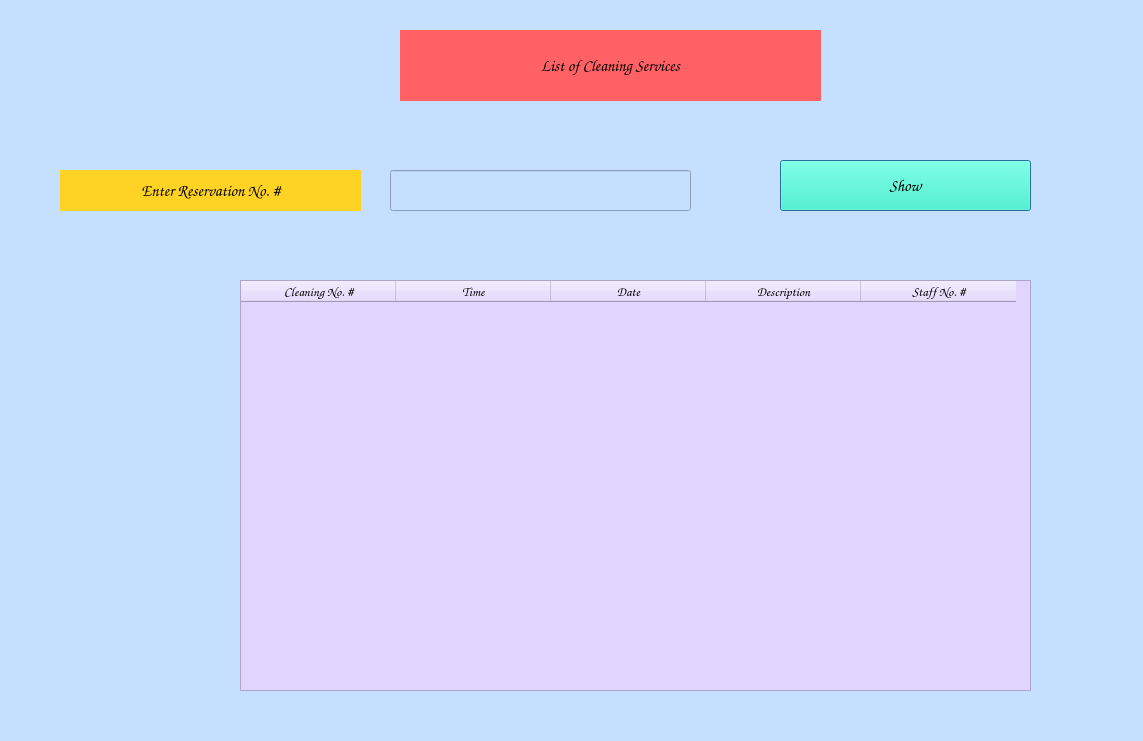
<?xml version="1.0" encoding="UTF-8"?>
<ui version="4.0">
 <class>cleaning_service_reservation_window</class>
 <widget class="QDialog" name="cleaning_service_reservation_window">
  <property name="geometry">
   <rect>
    <x>0</x>
    <y>0</y>
    <width>1143</width>
    <height>741</height>
   </rect>
  </property>
  <property name="cursor">
   <cursorShape>ClosedHandCursor</cursorShape>
  </property>
  <property name="windowTitle">
   <string>cleaning_service_reservation</string>
  </property>
  <property name="styleSheet">
   <string notr="true">background-color: rgb(197, 223, 255);</string>
  </property>
  <widget class="QLabel" name="cleaning_service_Header_L">
   <property name="geometry">
    <rect>
     <x>400</x>
     <y>30</y>
     <width>421</width>
     <height>71</height>
    </rect>
   </property>
   <property name="font">
    <font>
     <family>Comic Sans MS</family>
     <pointsize>12</pointsize>
     <weight>75</weight>
     <bold>true</bold>
    </font>
   </property>
   <property name="cursor">
    <cursorShape>PointingHandCursor</cursorShape>
   </property>
   <property name="styleSheet">
    <string notr="true">background-color: rgb(255, 97, 100);</string>
   </property>
   <property name="text">
    <string>List of Cleaning Services</string>
   </property>
   <property name="alignment">
    <set>Qt::AlignCenter</set>
   </property>
   <property name="margin">
    <number>1</number>
   </property>
  </widget>
  <widget class="QPushButton" name="cleaning_service_reservation_show_PB">
   <property name="geometry">
    <rect>
     <x>780</x>
     <y>160</y>
     <width>251</width>
     <height>51</height>
    </rect>
   </property>
   <property name="font">
    <font>
     <family>Comic Sans MS</family>
     <pointsize>12</pointsize>
     <weight>75</weight>
     <bold>true</bold>
    </font>
   </property>
   <property name="cursor">
    <cursorShape>PointingHandCursor</cursorShape>
   </property>
   <property name="styleSheet">
    <string notr="true">background-color: rgb(37, 255, 201);</string>
   </property>
   <property name="text">
    <string>Show</string>
   </property>
  </widget>
  <widget class="QLabel" name="cleaning_service_reservation_id_L">
   <property name="geometry">
    <rect>
     <x>60</x>
     <y>170</y>
     <width>301</width>
     <height>41</height>
    </rect>
   </property>
   <property name="font">
    <font>
     <family>Comic Sans MS</family>
     <pointsize>12</pointsize>
     <weight>75</weight>
     <bold>true</bold>
    </font>
   </property>
   <property name="cursor">
    <cursorShape>ClosedHandCursor</cursorShape>
   </property>
   <property name="styleSheet">
    <string notr="true">background-color: rgb(255, 211, 35);</string>
   </property>
   <property name="text">
    <string>Enter Reservation No. #</string>
   </property>
   <property name="alignment">
    <set>Qt::AlignCenter</set>
   </property>
   <property name="margin">
    <number>1</number>
   </property>
  </widget>
  <widget class="QLineEdit" name="cleaning_service_reservation_id_LE">
   <property name="geometry">
    <rect>
     <x>390</x>
     <y>170</y>
     <width>301</width>
     <height>41</height>
    </rect>
   </property>
   <property name="font">
    <font>
     <family>Comic Sans MS</family>
     <pointsize>12</pointsize>
     <weight>75</weight>
     <bold>true</bold>
    </font>
   </property>
   <property name="cursor">
    <cursorShape>PointingHandCursor</cursorShape>
   </property>
  </widget>
  <widget class="QTableWidget" name="cleaning_service_reservation_TableWidget">
   <property name="geometry">
    <rect>
     <x>240</x>
     <y>280</y>
     <width>791</width>
     <height>411</height>
    </rect>
   </property>
   <property name="cursor" stdset="0">
    <cursorShape>ClosedHandCursor</cursorShape>
   </property>
   <property name="styleSheet">
    <string notr="true">background-color: rgb(225, 212, 255);</string>
   </property>
   <attribute name="horizontalHeaderDefaultSectionSize">
    <number>155</number>
   </attribute>
   <column>
    <property name="text">
     <string>Cleaning No. #</string>
    </property>
    <property name="font">
     <font>
      <family>Comic Sans MS</family>
      <pointsize>10</pointsize>
      <weight>75</weight>
      <bold>true</bold>
     </font>
    </property>
    <property name="textAlignment">
     <set>AlignCenter</set>
    </property>
    <property name="background">
     <color>
      <red>120</red>
      <green>105</green>
      <blue>110</blue>
     </color>
    </property>
    <property name="foreground">
     <brush brushstyle="SolidPattern">
      <color alpha="255">
       <red>0</red>
       <green>0</green>
       <blue>0</blue>
      </color>
     </brush>
    </property>
   </column>
   <column>
    <property name="text">
     <string>Time</string>
    </property>
    <property name="font">
     <font>
      <family>Comic Sans MS</family>
      <pointsize>10</pointsize>
      <weight>75</weight>
      <bold>true</bold>
     </font>
    </property>
    <property name="textAlignment">
     <set>AlignCenter</set>
    </property>
   </column>
   <column>
    <property name="text">
     <string>Date</string>
    </property>
    <property name="font">
     <font>
      <family>Comic Sans MS</family>
      <pointsize>10</pointsize>
      <weight>75</weight>
      <bold>true</bold>
     </font>
    </property>
    <property name="textAlignment">
     <set>AlignCenter</set>
    </property>
   </column>
   <column>
    <property name="text">
     <string>Description</string>
    </property>
    <property name="font">
     <font>
      <family>Comic Sans MS</family>
      <pointsize>10</pointsize>
      <weight>75</weight>
      <bold>true</bold>
     </font>
    </property>
    <property name="textAlignment">
     <set>AlignCenter</set>
    </property>
   </column>
   <column>
    <property name="text">
     <string>Staff No. #</string>
    </property>
    <property name="font">
     <font>
      <family>Comic Sans MS</family>
      <pointsize>10</pointsize>
      <weight>75</weight>
      <bold>true</bold>
     </font>
    </property>
    <property name="textAlignment">
     <set>AlignCenter</set>
    </property>
   </column>
  </widget>
 </widget>
 <resources/>
 <connections/>
</ui>
